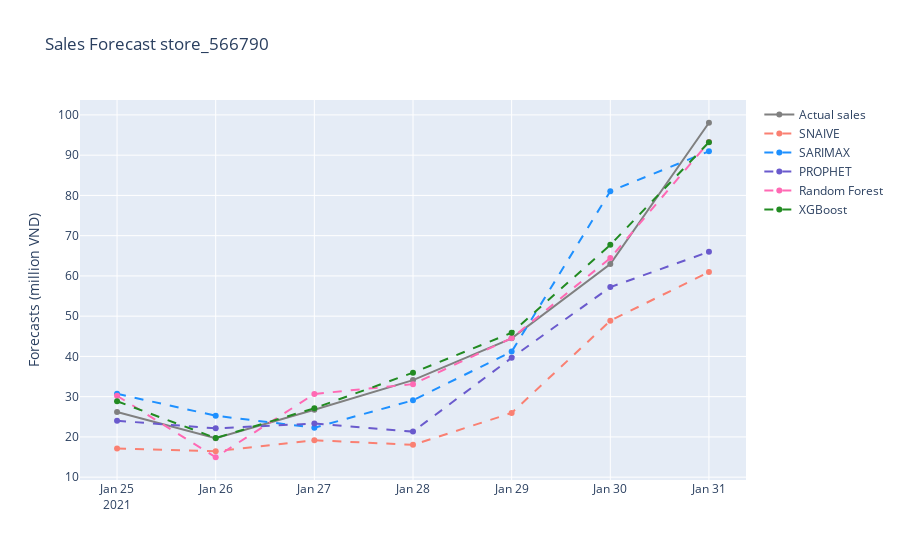

Source (notebook cell):
### Code cell
store = sample_ls[2]
x = sample_fc.loc[store,'fc_SNAIVE'].index

fig = go.Figure()

fig.add_trace(go.Scatter(x=x, 
                         y=sample_fc.loc[store,'sales'], 
                         name='Actual sales',
                         line={'color': 'grey'},
                         ))
fig.add_trace(go.Scatter(x=x, 
                         y=sample_fc.loc[store,'fc_SNAIVE'].values, 
                         name='SNAIVE',
                         line={'color': 'salmon', 'dash': 'dash'},
                         ))
fig.add_trace(go.Scatter(x=x, 
                         y=sample_fc.loc[store,'fc_ARIMA'], 
                         name='SARIMAX',
                         line={'color': 'dodgerblue', 'dash': 'dash'},
                         ))
fig.add_trace(go.Scatter(x=x, 
                         y=sample_fc.loc[store,'fc_PROPHET']['yhat'].values, 
                         name='PROPHET',
                         line={'color': 'slateblue', 'dash': 'dash'},
                         ))
fig.add_trace(go.Scatter(x=x, 
                         y=sample_fc.loc[store,'fc_RF'].values, 
                         name='Random Forest',
                         line={'color': 'hotpink', 'dash': 'dash'},
                         ))
fig.add_trace(go.Scatter(x=x, 
                         y=sample_fc.loc[store,'fc_XGB'].values, 
                         name='XGBoost',
                         line={'color': 'forestgreen', 'dash': 'dash'},
                         ))

fig.update_layout(title='Sales Forecast ' + store)
fig.update_yaxes(title_text='Forecasts (million VND)')

fig.show()

### Figure 1 — Plotly figure (JSON) as saved in the notebook; plotly's stock layout.template omitted (floating-point values rounded to 4 significant figures)
{"data": [{"line": {"color": "grey"}, "name": "Actual sales", "type": "scatter", "x": ["2021-01-25T00:00:00", "2021-01-26T00:00:00", "2021-01-27T00:00:00", "2021-01-28T00:00:00", "2021-01-29T00:00:00", "2021-01-30T00:00:00", "2021-01-31T00:00:00"], "y": [26.19, 19.67, 26.77, 34.11, 44.49, 62.96, 98.06]}, {"line": {"color": "salmon", "dash": "dash"}, "name": "SNAIVE", "type": "scatter", "x": ["2021-01-25T00:00:00", "2021-01-26T00:00:00", "2021-01-27T00:00:00", "2021-01-28T00:00:00", "2021-01-29T00:00:00", "2021-01-30T00:00:00", "2021-01-31T00:00:00"], "y": [17.13, 16.46, 19.17, 18.03, 25.95, 48.87, 60.99]}, {"line": {"color": "dodgerblue", "dash": "dash"}, "name": "SARIMAX", "type": "scatter", "x": ["2021-01-25T00:00:00", "2021-01-26T00:00:00", "2021-01-27T00:00:00", "2021-01-28T00:00:00", "2021-01-29T00:00:00", "2021-01-30T00:00:00", "2021-01-31T00:00:00"], "y": [30.71, 25.26, 22.29, 29.09, 41.19, 81.04, 90.96]}, {"line": {"color": "slateblue", "dash": "dash"}, "name": "PROPHET", "type": "scatter", "x": ["2021-01-25T00:00:00", "2021-01-26T00:00:00", "2021-01-27T00:00:00", "2021-01-28T00:00:00", "2021-01-29T00:00:00", "2021-01-30T00:00:00", "2021-01-31T00:00:00"], "y": [24.02, 22.13, 23.33, 21.32, 39.66, 57.22, 65.99]}, {"line": {"color": "hotpink", "dash": "dash"}, "name": "Random Forest", "type": "scatter", "x": ["2021-01-25T00:00:00", "2021-01-26T00:00:00", "2021-01-27T00:00:00", "2021-01-28T00:00:00", "2021-01-29T00:00:00", "2021-01-30T00:00:00", "2021-01-31T00:00:00"], "y": [30.23, 14.95, 30.67, 33.11, 44.55, 64.43, 93.27]}, {"line": {"color": "forestgreen", "dash": "dash"}, "name": "XGBoost", "type": "scatter", "x": ["2021-01-25T00:00:00", "2021-01-26T00:00:00", "2021-01-27T00:00:00", "2021-01-28T00:00:00", "2021-01-29T00:00:00", "2021-01-30T00:00:00", "2021-01-31T00:00:00"], "y": [28.87, 19.72, 27.13, 35.96, 45.88, 67.71, 93.22]}], "layout": {"title": {"text": "Sales Forecast store_566790"}, "yaxis": {"title": {"text": "Forecasts (million VND)"}}}}
